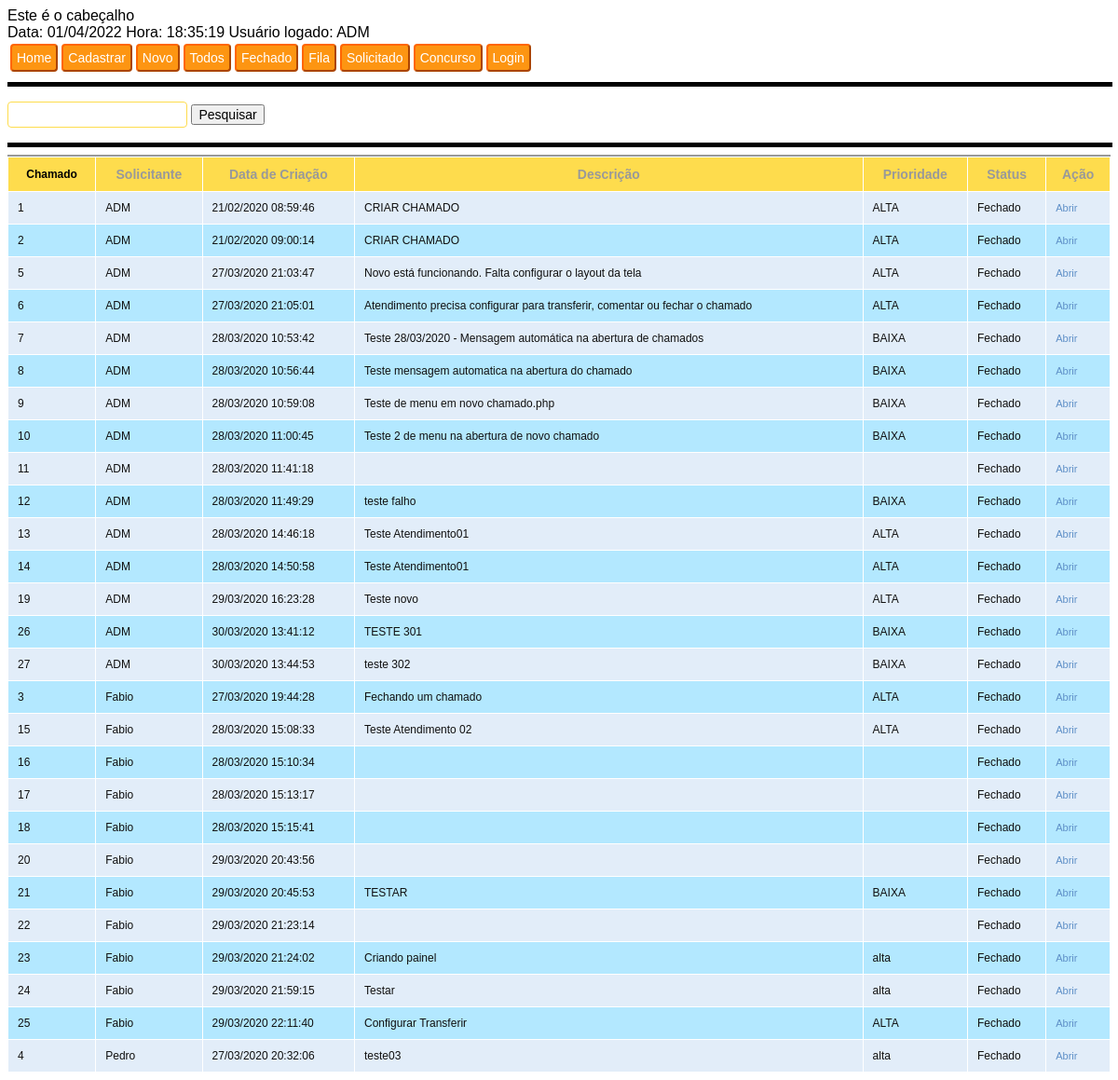
The app's page /fechado.php (signed in) with its own data.
### tables this page shows
CREATE TABLE IF NOT EXISTS  usuario  (
   IDUSUARIO  int(11) NOT NULL AUTO_INCREMENT,
   NOMEUSUARIO  varchar(50) DEFAULT NULL,
   LOGINUSUARIO  varchar(50) DEFAULT NULL,
   SENHAUSUARIO  varchar(8) DEFAULT NULL,
  NIVELUSUARIO INT,
  PRIMARY KEY ( IDUSUARIO )
);

CREATE TABLE IF NOT EXISTS  chamado  (
   IDCHAMADO  int(11) NOT NULL AUTO_INCREMENT,
   idusuario  int(11) DEFAULT NULL,
   DATAINICHAMADO  timestamp NOT NULL DEFAULT current_timestamp(),
   DESCRICAOCHAMADO  varchar(500) DEFAULT NULL,
   PRIORIDADECHAMADO  varchar(20) DEFAULT NULL,
   STATUSCHAMADO  varchar(10) DEFAULT NULL,
   DATAFIMCHAMADO  datetime DEFAULT NULL,
  PRIMARY KEY ( IDCHAMADO ),
  KEY  fk_usuario  ( idusuario )
);

### funcao.php (called while the page is built)
<?PHP
function cData($data){
	$ano = substr($data,0,4);
	$mes = substr($data,5,2);
	$dia = substr($data,8,2);
	$horario = substr($data,11,8);
	 $data = $dia."/".$mes."/".$ano." ".$horario;
	return $data;
}
?>

### fechado.php (the view, shortened to what this page needs)
<?php header("Content-type: text/html; charset=utf-8");
require_once('funcao.php');
require_once("conexao.php");
require_once('header.php');
require_once('menu.php');
 $id=$_SESSION['id'];
$sql = "SELECT nivelusuario from usuario where idusuario=$id";
		$result = mysqli_query($link,$sql)or die("Erro no banco de dados!");
		$dados = mysqli_fetch_array($result);
        $nivel=$dados[0];
if($nivel==1)
menuadm('Fechado');
else
menu('Fechado');
if(isset ($_POST['pesquisar'])){
        $sql = "SELECT c.idchamado,u.nomeusuario,c.datainichamado,c.descricaochamado,c.prioridadechamado,c.statuschamado FROM chamado c inner join usuario u on c.idusuario=u.idusuario where c.idchamado=".$_POST['pesquisa']."";
    }else
$sql = "SELECT c.idchamado,u.nomeusuario,c.datainichamado,c.descricaochamado,c.prioridadechamado,c.statuschamado FROM chamado c inner join usuario u on c.idusuario=u.idusuario where c.statuschamado='Fechado' or statuschamado='fechado'";
$result = mysqli_query($link,$sql);
$i=0;
while($row = mysqli_fetch_array($result)) {
if($i%2==0)
$classname="evenRow";
else
$classname="oddRow";
?>
<tr class="<?php if(isset($classname)) echo $classname;?>">
<td><?php echo $row[0]; ?></td>
<td><?php echo $row[1]; ?></td>
<td><?php echo cdata($row[2]); ?></td>
<td><?php echo $row[3]; ?></td>
<td><?php echo $row[4]; ?></td>
<td><?php echo $row[5]; ?></td>
<td><a href="atendimento.php?idchamado=<?php echo $row[0]; ?>" class="link">Abrir</a></td>
</tr>
<?php
$i++;
}
?>
</table>
</BODY>
</HTML>

### header.php (shortened to what this page needs)
<?php
$id=$_SESSION['id'];
        $sql = "SELECT nomeusuario from usuario where idusuario=$id";
		$result = mysqli_query($link,$sql)or die("Erro no banco de dados!");
		$dados = mysqli_fetch_array($result);
        $nome=$dados[0];
echo"
<HTML>
<head>
<link rel='stylesheet' type='text/css' href='styles.css' />
</head>
<body>
<header>
   Este é o cabeçalho
</header>
";
echo "Data: " . date("d/m/Y")."   Hora: "  . date("H:i:s")." Usuário logado: $nome";
?>

### styles.css (style rules this page uses)
body { font-family:Arial; }
.evenRow { background-color: #E2EDF9; font-size:12px; color:#101010; }
.oddRow { background-color: #B3E8FF; font-size:12px; color:#101010; }
.link { text-decoration:none; color:#5e8fc7; font-size:11px; }

### records on screen
usuario: NOMEUSUARIO "ADM"
chamado: IDCHAMADO "1", idusuario.NOMEUSUARIO "ADM", DATAINICHAMADO "21/02/2020 08:59:46", DESCRICAOCHAMADO "CRIAR CHAMADO", PRIORIDADECHAMADO "ALTA", STATUSCHAMADO "Fechado"
chamado: IDCHAMADO "2", idusuario.NOMEUSUARIO "ADM", DATAINICHAMADO "21/02/2020 09:00:14", DESCRICAOCHAMADO "CRIAR CHAMADO", PRIORIDADECHAMADO "ALTA", STATUSCHAMADO "Fechado"
chamado: IDCHAMADO "5", idusuario.NOMEUSUARIO "ADM", DATAINICHAMADO "27/03/2020 21:03:47", DESCRICAOCHAMADO "Novo está funcionando. Falta configurar o layout da tela", PRIORIDADECHAMADO "ALTA", STATUSCHAMADO "Fechado"
chamado: IDCHAMADO "6", idusuario.NOMEUSUARIO "ADM", DATAINICHAMADO "27/03/2020 21:05:01", DESCRICAOCHAMADO "Atendimento precisa configurar para transferir, comentar ou fechar o chamado", PRIORIDADECHAMADO "ALTA", STATUSCHAMADO "Fechado"
chamado: IDCHAMADO "7", idusuario.NOMEUSUARIO "ADM", DATAINICHAMADO "28/03/2020 10:53:42", DESCRICAOCHAMADO "Teste 28/03/2020 - Mensagem automática na abertura de chamados", PRIORIDADECHAMADO "BAIXA", STATUSCHAMADO "Fechado"
chamado: IDCHAMADO "8", idusuario.NOMEUSUARIO "ADM", DATAINICHAMADO "28/03/2020 10:56:44", DESCRICAOCHAMADO "Teste mensagem automatica na abertura do chamado", PRIORIDADECHAMADO "BAIXA", STATUSCHAMADO "Fechado"
chamado: IDCHAMADO "9", idusuario.NOMEUSUARIO "ADM", DATAINICHAMADO "28/03/2020 10:59:08", DESCRICAOCHAMADO "Teste de menu em novo chamado.php", PRIORIDADECHAMADO "BAIXA", STATUSCHAMADO "Fechado"
chamado: IDCHAMADO "10", idusuario.NOMEUSUARIO "ADM", DATAINICHAMADO "28/03/2020 11:00:45", DESCRICAOCHAMADO "Teste 2 de menu na abertura de novo chamado", PRIORIDADECHAMADO "BAIXA", STATUSCHAMADO "Fechado"
chamado: IDCHAMADO "11", idusuario.NOMEUSUARIO "ADM", DATAINICHAMADO "28/03/2020 11:41:18", STATUSCHAMADO "Fechado"
chamado: IDCHAMADO "12", idusuario.NOMEUSUARIO "ADM", DATAINICHAMADO "28/03/2020 11:49:29", DESCRICAOCHAMADO "teste falho", PRIORIDADECHAMADO "BAIXA", STATUSCHAMADO "Fechado"
chamado: IDCHAMADO "13", idusuario.NOMEUSUARIO "ADM", DATAINICHAMADO "28/03/2020 14:46:18", DESCRICAOCHAMADO "Teste Atendimento01", PRIORIDADECHAMADO "ALTA", STATUSCHAMADO "Fechado"
chamado: IDCHAMADO "14", idusuario.NOMEUSUARIO "ADM", DATAINICHAMADO "28/03/2020 14:50:58", DESCRICAOCHAMADO "Teste Atendimento01", PRIORIDADECHAMADO "ALTA", STATUSCHAMADO "Fechado"
chamado: IDCHAMADO "19", idusuario.NOMEUSUARIO "ADM", DATAINICHAMADO "29/03/2020 16:23:28", DESCRICAOCHAMADO "Teste novo", PRIORIDADECHAMADO "ALTA", STATUSCHAMADO "Fechado"
chamado: IDCHAMADO "26", idusuario.NOMEUSUARIO "ADM", DATAINICHAMADO "30/03/2020 13:41:12", DESCRICAOCHAMADO "TESTE 301", PRIORIDADECHAMADO "BAIXA", STATUSCHAMADO "Fechado"
chamado: IDCHAMADO "27", idusuario.NOMEUSUARIO "ADM", DATAINICHAMADO "30/03/2020 13:44:53", DESCRICAOCHAMADO "teste 302", PRIORIDADECHAMADO "BAIXA", STATUSCHAMADO "Fechado"
chamado: IDCHAMADO "3", idusuario.NOMEUSUARIO "Fabio", DATAINICHAMADO "27/03/2020 19:44:28", DESCRICAOCHAMADO "Fechando um chamado", PRIORIDADECHAMADO "ALTA", STATUSCHAMADO "Fechado"
chamado: IDCHAMADO "15", idusuario.NOMEUSUARIO "Fabio", DATAINICHAMADO "28/03/2020 15:08:33", DESCRICAOCHAMADO "Teste Atendimento 02", PRIORIDADECHAMADO "ALTA", STATUSCHAMADO "Fechado"
chamado: IDCHAMADO "16", idusuario.NOMEUSUARIO "Fabio", DATAINICHAMADO "28/03/2020 15:10:34", STATUSCHAMADO "Fechado"
chamado: IDCHAMADO "17", idusuario.NOMEUSUARIO "Fabio", DATAINICHAMADO "28/03/2020 15:13:17", STATUSCHAMADO "Fechado"
chamado: IDCHAMADO "18", idusuario.NOMEUSUARIO "Fabio", DATAINICHAMADO "28/03/2020 15:15:41", STATUSCHAMADO "Fechado"
chamado: IDCHAMADO "20", idusuario.NOMEUSUARIO "Fabio", DATAINICHAMADO "29/03/2020 20:43:56", STATUSCHAMADO "Fechado"
chamado: IDCHAMADO "21", idusuario.NOMEUSUARIO "Fabio", DATAINICHAMADO "29/03/2020 20:45:53", DESCRICAOCHAMADO "TESTAR", PRIORIDADECHAMADO "BAIXA", STATUSCHAMADO "Fechado"
chamado: IDCHAMADO "22", idusuario.NOMEUSUARIO "Fabio", DATAINICHAMADO "29/03/2020 21:23:14", STATUSCHAMADO "Fechado"
chamado: IDCHAMADO "23", idusuario.NOMEUSUARIO "Fabio", DATAINICHAMADO "29/03/2020 21:24:02", DESCRICAOCHAMADO "Criando painel", PRIORIDADECHAMADO "alta", STATUSCHAMADO "Fechado"
chamado: IDCHAMADO "24", idusuario.NOMEUSUARIO "Fabio", DATAINICHAMADO "29/03/2020 21:59:15", DESCRICAOCHAMADO "Testar", PRIORIDADECHAMADO "alta", STATUSCHAMADO "Fechado"
chamado: IDCHAMADO "25", idusuario.NOMEUSUARIO "Fabio", DATAINICHAMADO "29/03/2020 22:11:40", DESCRICAOCHAMADO "Configurar Transferir", PRIORIDADECHAMADO "ALTA", STATUSCHAMADO "Fechado"
chamado: IDCHAMADO "4", idusuario.NOMEUSUARIO "Pedro", DATAINICHAMADO "27/03/2020 20:32:06", DESCRICAOCHAMADO "teste03", PRIORIDADECHAMADO "alta", STATUSCHAMADO "Fechado"
